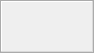
<?xml version="1.0" encoding="UTF-8"?>
<ui version="4.0">
 <class>Form</class>
 <widget class="QToolBar" name="Synopsis">
  <property name="geometry">
   <rect>
    <x>0</x>
    <y>0</y>
    <width>94</width>
    <height>53</height>
   </rect>
  </property>
  <property name="windowTitle">
   <string>Synopsis</string>
  </property>
  <property name="styleSheet">
   <string notr="true">QToolButton { 
	padding-left: 6px;
	padding-right: 6px;
	padding-top: 1px;
	padding-bottom: 1px;
}</string>
  </property>
 </widget>
 <resources/>
 <connections/>
</ui>
